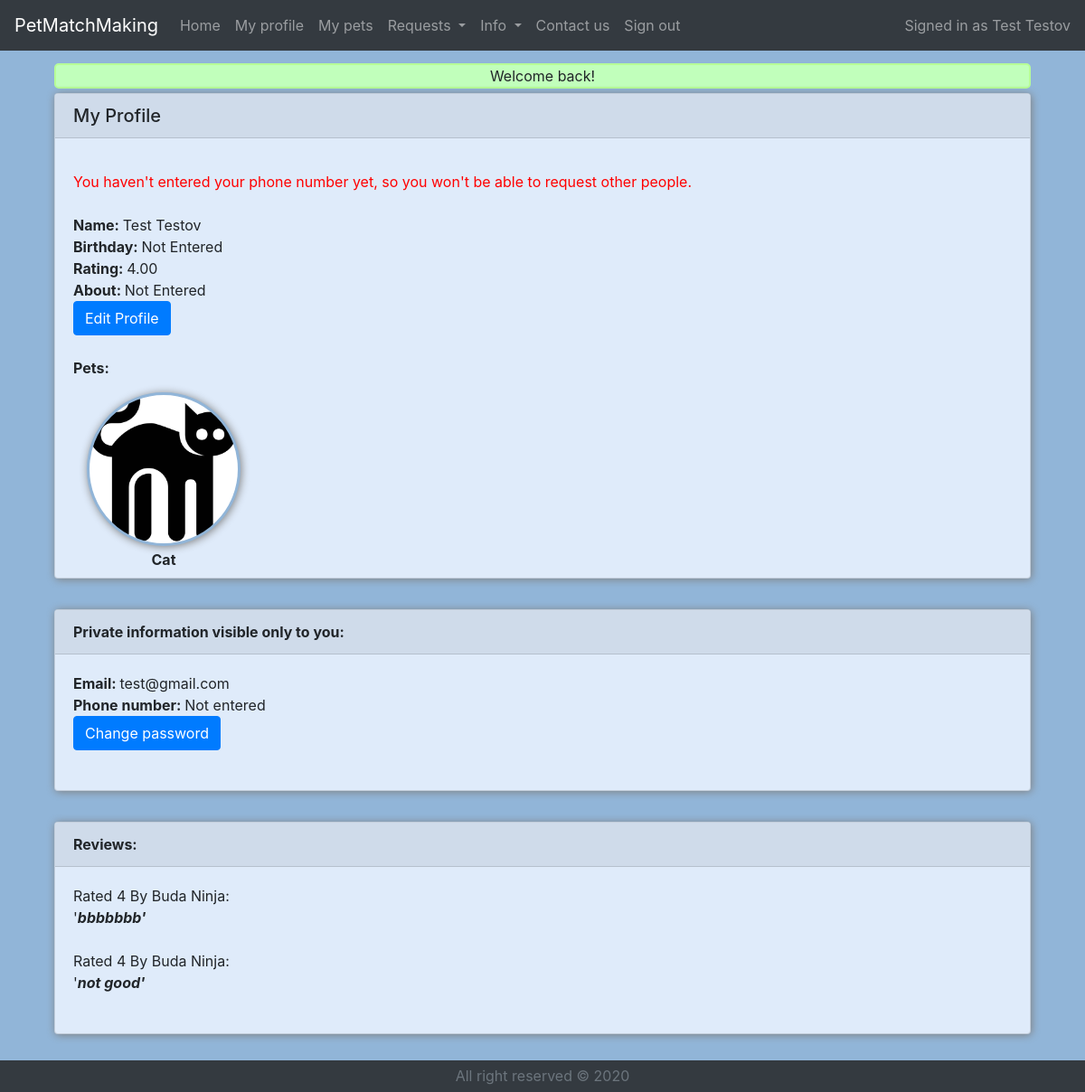
/main.php?myProfile (signed in), run on the app's committed database.
### tables this page shows
CREATE TABLE `users` (
  `userID` int(11) NOT NULL,
  `userEmail` varchar(64) NOT NULL,
  `userPassword` varchar(64) NOT NULL,
  `userFName` varchar(64) NOT NULL,
  `userLName` varchar(64) NOT NULL,
  `userPhone` varchar(64) NOT NULL,
  `userBirthday` date NOT NULL,
  `userAbout` text NOT NULL,
  `userRegisterTime` datetime NOT NULL,
  `userStatus` varchar(64) NOT NULL
);

CREATE TABLE `pets` (
  `petID` int(11) NOT NULL,
  `userID` int(11) NOT NULL,
  `petName` varchar(64) NOT NULL,
  `petType` varchar(64) NOT NULL,
  `petBirthday` date NOT NULL,
  `petSex` varchar(64) NOT NULL,
  `petFood` text NOT NULL,
  `petTemper` text NOT NULL,
  `petAbout` text NOT NULL,
  `petStatus` int(11) NOT NULL,
  `petRegisterTime` datetime NOT NULL
);

CREATE TABLE `rankings` (
  `rankID` int(11) NOT NULL,
  `rankingUserID` int(11) NOT NULL,
  `rankedUserID` int(11) NOT NULL,
  `helpID` int(11) NOT NULL,
  `rankRank` int(11) NOT NULL,
  `rankAbout` text NOT NULL
);

### classes/dbClass.php (called while the page is built, shortened)
<?php
require_once "User.php";
require_once "Ranking.php";
class dbClass
{
    private $host;
    private $db;
    private $charset;
    private $user;
    private $pass;
    private $opt = array(
        PDO::ATTR_ERRMODE => PDO::ERRMODE_EXCEPTION,
        PDO::ATTR_DEFAULT_FETCH_MODE => PDO::FETCH_ASSOC
    );
    private $connection;
    public function __construct(string $host = "localhost", string $db = "petmatchdb", string $charset = "utf8", string $user = "root", string $pass = "")
    {
        $this->host = $host;
        $this->db = $db;
        $this->charset = $charset;
        $this->user = $user;
        $this->pass = $pass;
    }
    public function connect()
    {
        $dsn = "mysql:host=$this->host;dbname=$this->db;charset=$this->charset";
        $this->connection = new PDO($dsn, $this->user, $this->pass, $this->opt);
    }
    public function disconnect(){
        $this->connection = null;
    }
    public function getObjectsGeneral($table_name, $condition, $objectToFetch){
        $objArray = Array();
        $sql="SELECT * FROM `".$table_name."`".$condition;
        $result = $this->connection->query($sql);
        while ($row = $result->fetchObject($objectToFetch)){
            $objArray[] = $row;
        }
        return $objArray;
    }
    function xmlToString($htmlStr)
    {
        $xmlStr=str_replace('&lt;','<',$htmlStr);
        $xmlStr=str_replace('&gt;','>',$xmlStr);
        $xmlStr=str_replace('&quot;','"',$xmlStr);
        $xmlStr=str_replace("&#39;","'",$xmlStr);
        $xmlStr=str_replace('&amp;',"&",$xmlStr);
        return $xmlStr;
    }
    public function getPetImageLocation(Pet $p)
    {
        $location = "Images/Pets/";
        $filename = $p->getPetID().".JPG";
        if (!file_exists($location.$filename)){
            $location = "Images/Pets/General/";
            $filename = $p->getPetType().".png";
            $filename = preg_replace('/\s+/ ', '', $filename);
        }
        return $location.$filename;
    }
}

### classes/User.php (called while the page is built, shortened)
<?php
require_once "dbClass.php";
class User
{
    private $userID;
    private $userEmail;
    private $userFName;
    private $userLName;
    private $userPhone;
    private $userBirthday;
    private $userAbout;
    public function getUserID()
    {
        return $this->userID;
    }
    public function getUserFName()
    {
        $db = new dbClass();
        return $db->xmlToString($this->userFName);
    }
    public function getUserLName()
    {
        $db = new dbClass();
        return $db->xmlToString($this->userLName);
    }
    public function getUserEmail()
    {
        return $this->userEmail;
    }
    public function getUserPhone()
    {
        return $this->userPhone;
    }
    public function getUserBirthday()
    {
        return $this->userBirthday;
    }
    public function getUserAbout()
    {
        $db = new dbClass();
        return $db->xmlToString($this->userAbout);
    }
}

### classes/Pet.php (called while the page is built, shortened)
<?php
class Pet
{
    private $petID;
    private $petName;
    private $petType;
    public function getPetID()
    {
        return $this->petID;
    }
    public function getPetName()
    {
        return $this->petName;
    }
    public function getPetType()
    {
        return $this->petType;
    }
}

### classes/dbClassRankingFunctions.php (called while the page is built, shortened)
<?php
require_once "dbClass.php";
class dbClassRankingFunctions
{
    public function getUserRankByID($userID){
        $db = new dbClass();
        $sum=$count=0;
        $ranksArr = $db->getObjectsGeneral("rankings", " WHERE `rankedUserID` = '".$userID."'", "Ranking");
        foreach ($ranksArr as $k=>$v){
            $sum+=$v->getRankRank();
            $count++;
        }
        if ($count!=0)
            return (float)$sum/$count;
        else
            return null;
    }
}

### classes/Ranking.php (called while the page is built, shortened)
<?php
require_once "dbClass.php";
class Ranking
{
    private $rankingUserID;
    private $rankRank;
    private $rankAbout;
    public function getRankingUserID()
    {
        return $this->rankingUserID;
    }
    public function getRankRank()
    {
        return $this->rankRank;
    }
    public function getRankAbout()
    {
        $db = new dbClass();
        return $db->xmlToString($this->rankAbout);
    }
}

### classes/dbClassUserFunctions.php (called while the page is built, shortened)
<?php
require_once "dbClass.php";
require_once "Pet.php";
class dbClassUserFunctions
{
    public function getUserByID($ID){
        $db = new dbClass();
        $uArr = $db->getObjectsGeneral("users", " WHERE `userID`='".$ID."'", "User");
        $u = null;
        if ($uArr != null)
            $u = $uArr[0];
        return $u;
    }
}

### ProfileUser.php (the view, shortened to what this page needs)
<?php
require_once "classes/dbClass.php";
require_once "classes/User.php";
require_once "classes/Pet.php";
require_once "classes/dbClassRankingFunctions.php";
require_once "classes/dbClassUserFunctions.php";
$db = new dbClass();
$dbr = new dbClassRankingFunctions();
$u = $db->getObjectsGeneral("users", " WHERE `userID`='".$_SESSION['UserProfileToShow']."'", "User")[0];
$petsArray = $db->getObjectsGeneral("pets", " WHERE `userID`='".$u->getUserID()."'", "Pet");
if ($petsArray == null){
    $petsStr="<br><b>No pets found</b>";
}
else {
    $petsStr="<br><b>Pets:</b>";
    $petsStr.="<br>";
    foreach ($petsArray as $p)
    {
        $image_str = "'background-image:url(".$db->getPetImageLocation($p).")';";
        $petsStr.="<div class='pet-img' style=$image_str><div class='pet-name'>".$p->getPetName()."</div></div>";
    }
}
$str="";
$str.="";
$str.="<div class='card'  id='userProfileCard'>";
  $str.="<h5 class='card-header'>";
if ($u->getUserID() == $_SESSION['user']){
    $str.= "My Profile";
}
else
    $str.=$u->getUserFName()." ".$u->getUserLName()."'s Profile";
  $str.="</h5>";
  $str.="<div class='card-body'>";
    $str.="<p class='card-text'>";
if ($u->getUserID() == $_SESSION['user'])
{
    if ($u->getUserPhone()=="")
        $str.="<div class='red-text-warning'>You haven't entered your phone number yet, so you won't be able to request other people.</div><br>";
}
    $str.="<b>Name: </b>".$u->getUserFName()." ".$u->getUserLName()."<br>";
    if ($u->getUserBirthday()=="0000-00-00")
        $str.="<b>Birthday: </b>Not Entered<br>";
    else
        $str.="<b>Birthday: </b>".$u->getUserBirthday()."<br>";
    $userRank = $dbr->getUserRankByID($u->getUserID());
    $userRankStr = $userRank;
    if (number_format((float)$userRankStr, 2, '.', '') != 0)
        $str.="<b>Rating: </b>".number_format((float)$userRankStr, 2, '.', '')."<br>";
    else
        $str.="<b>Rating: </b>No Rating yet.<br>";
    if ($u->getUserAbout() == "")
        $str.="<b>About: </b>Not Entered<br>";
    else
        $str.="<b>About: </b>".$u->getUserAbout()."<br>";
    if ($_SESSION['user']==$u->getUserID())
        $str.="<form action='ProfileUser.php' method=post><button type='submit' class='btn btn-primary' name='editP'>Edit Profile</button></form>";
    $str.=$petsStr;
  $str.="</div>";
$str.="</div>";
echo "<div class='d-flex justify-content-center'>";
echo $str;
echo "</div>";
if ($u->getUserID() == $_SESSION['user']){
    $str="<br>";
    $str.="<div class='d-flex justify-content-center'>";
    $str .= "<div class='card' id='userReviewCard'>";
    $str .= "<div class='card-header'><b>";
    $str.="Private information visible only to you:";
    $str .= "</b></div>";
    $str .= "<div class='card-body'>";
    $str.="<b>Email: </b>".$u->getUserEmail()."<br>";
    if ($u->getUserPhone() == "")
        $str.="<b>Phone number: </b>Not entered<br>";
    else
        $str.="<b>Phone number: </b>".$u->getUserPhone()."<br>";
    $str.="<div id='changePasswordDiv'><button type='submit' class='btn btn-primary' id='changePasswordButton'>Change password</button></div><br>";
    $str .= "<p class='card-text'>";
    $str.="</p>";
    $str .= "</div>";
    $str .= "</div><br>";
    $str.="</div>";
    echo $str;
}
$str="<br>";
$ranksArr = $db->getObjectsGeneral("rankings", " WHERE `rankedUserID` = '".$u->getUserID()."'", "Ranking");
if (!empty($ranksArr)){
        $str.="<div class='d-flex justify-content-center'>";
        $str .= "<div class='card' id='userReviewCard'>";
        $str .= "<div class='card-header'><b>";
        $str.="Reviews:";
        $str .= "</b></div>";
        $str .= "<div class='card-body'>";
        $str .= "<p class='card-text'>";
    foreach ($ranksArr as $k=>$v) {
            $dbu = new dbClassUserFunctions();
            $ReviewingUser = $dbu->getUserByID($v->getRankingUserID());
            $str .= "Rated ".$v->getRankRank()." By ".$ReviewingUser->getUserFName()." ".$ReviewingUser->getUserLName().": <br>'";
            $str.="<b><i>".$v->getRankAbout()."'</i></b><br><br>";
        }
        $str.="</p>";
        $str .= "</div>";
        $str .= "</div><br>";
        $str.="</div><br>";
    echo $str;
}
?>

### headerUser.php (shortened to what this page needs)
<header>
    <div class="fixed-top">
        <nav class="navbar navbar-expand-lg navbar-dark bg-dark">
            <div class="navbar-brand" href="#">PetMatchMaking</div>
            <div class="collapse navbar-collapse" id="navbarNavDropdown">
                <ul class="navbar-nav mr-auto">
                    <li class="nav-item">
                        <a class="nav-link" href="main.php">Home</a>
                    </li>
                    <li class="nav-item">
                        <a class="nav-link" href="?myProfile">My profile</a>
                    </li>
                    <li class="nav-item">
                        <a class="nav-link" href="?myPets">My pets</a>
                    </li>
                    <li class="nav-item dropdown">
                        <a class="nav-link dropdown-toggle" href="#" id="navbarDropdownMenuLink" data-toggle="dropdown" aria-haspopup="true" aria-expanded="false">
                            Requests
                        </a>
                    </li>
                    <li class="nav-item dropdown">
                        <a class="nav-link dropdown-toggle" href="#" id="navbarDropdownMenuLink" data-toggle="dropdown" aria-haspopup="true" aria-expanded="false">
                            Info
                        </a>
                    </li>
                    <?php
                    require_once "classes/dbClass.php";
                    require_once "classes/User.php";
                    $db = new dbClass();
                    $signedInUser = $db->getObjectsGeneral("users", "WHERE `userID`='".$_SESSION['user']."'", "User")[0];
                    ?>
                    <li class="nav-item">
                        <a class="nav-link" href="?contactUs">Contact us</a>
                    </li>
                    <li class="nav-item">
                        <a class="nav-link" href="?signOut">Sign out</a>
                    </li>
                </ul>
                <span class="navbar-text">
                  <?php
                  if (isset($_SESSION['user']))
                      echo "Signed in as ".$signedInUser->getUserFName()." ".$signedInUser->getUserLName();
                  else
                      echo "Not signed in";
                  ?>
                </span>
            </div>
        </nav>
    </div>
</header>

### styles/myCss.css (style rules this page uses)
html { position: relative; min-height: 100%; }
body { background-color: #91B5D8; margin-bottom: 35px; padding-top: 70px; }
.card { width: 95%; background-color: #dfebfa; margin: 5px; box-shadow: 1px 1px 10px grey; }
.card-header { background-color: #cfdbea; }
.pet-img { position: relative; float: left; width: 170px; height: 170px; background-color: white; background-position: 50% 50%; background-repeat: no-repeat; background-size: cover; border: 3px solid #91B5D8; border-radius: 50%; margin: 15px; box-shadow: 1px 1px 10px grey; text-align: center; }
.pet-name { font-weight: bold; position: absolute; bottom: -30px; width: 100%; }
#userProfileCard { width:90%; margin-left: auto; margin-right: auto; }
.red-text-warning { color: red; margin: auto; }
#userReviewCard { width:90%; }

### data on the page
users: userFName "Test", userLName "Testov", userEmail "test@gmail.com"
pets: petName "Cat"
rankings: rankRank "4", rankingUserID.userFName "Buda", rankingUserID.userLName "Ninja", rankAbout "bbbbbbb"
rankings: rankRank "4", rankingUserID.userFName "Buda", rankingUserID.userLName "Ninja", rankAbout "not good"

### other printed values
$_SESSION['userMessage'] "Welcome back!"
$str "My Profile"
$userRankStr "4.00"
$str "Private information visible only to you:"
$str "Reviews:"
